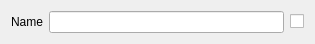
<?xml version="1.0" encoding="UTF-8"?>
<ui version="4.0">
 <class>looter_form_widget</class>
 <widget class="QWidget" name="looter_form_widget">
  <property name="geometry">
   <rect>
    <x>0</x>
    <y>0</y>
    <width>315</width>
    <height>41</height>
   </rect>
  </property>
  <property name="windowTitle">
   <string>Looter Form Widget</string>
  </property>
  <layout class="QGridLayout" name="gridLayout">
   <item row="0" column="0">
    <widget class="QLabel" name="form_name_label">
     <property name="text">
      <string>Name</string>
     </property>
    </widget>
   </item>
   <item row="0" column="1">
    <widget class="QLineEdit" name="form_input_edit"/>
   </item>
   <item row="0" column="2">
    <widget class="QCheckBox" name="form_check">
     <property name="text">
      <string/>
     </property>
     <property name="checked">
      <bool>false</bool>
     </property>
    </widget>
   </item>
  </layout>
 </widget>
 <resources/>
 <connections/>
</ui>
